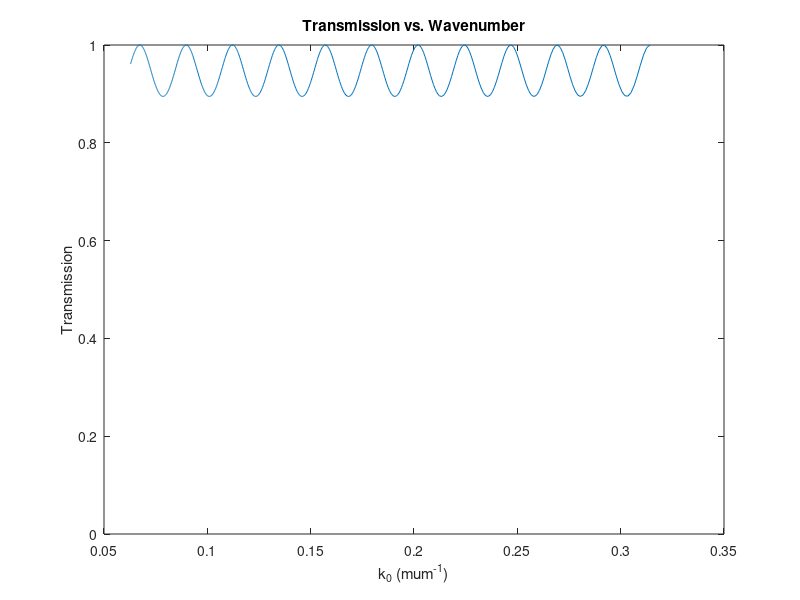

Recreate this plot in MATLAB.
clear
clc
figure
data1 = importdata("data1.txt");
plot(data1(:, 1), data1(:, 2))
ylim([0, 1])
title("Transmission vs. Wavenumber")
ylabel("Transmission")
xlabel("k_0 (\mum^{-1})")